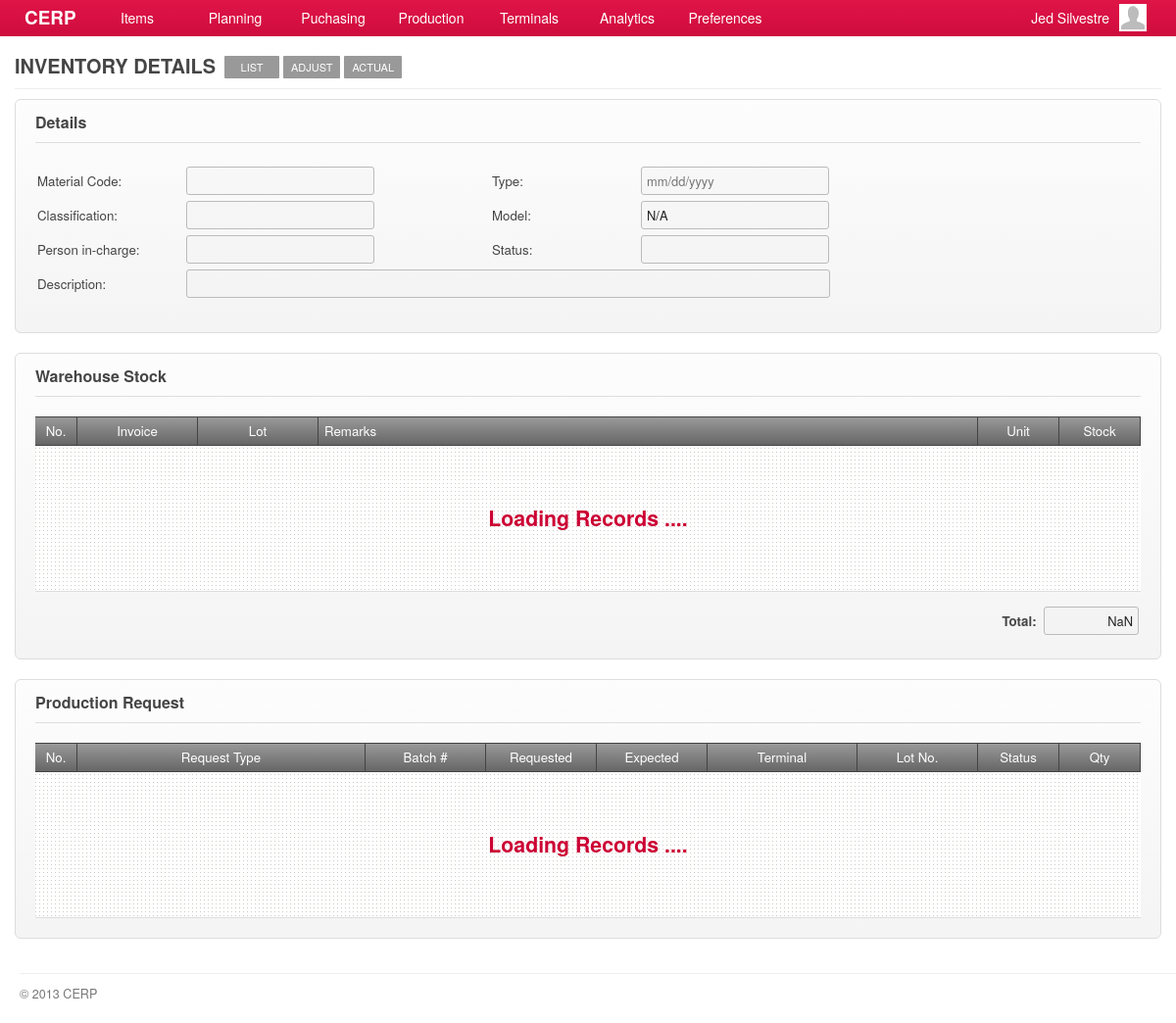
The page /account/minventory-show.php (signed in) on the database its author committed.
### tables this page shows
CREATE TABLE `capabilities` (
  `id` int(11) NOT NULL AUTO_INCREMENT,
  `title` varchar(45) DEFAULT NULL,
  `name` varchar(45) DEFAULT NULL,
  `capability` varchar(45) DEFAULT NULL,
  `url` varchar(45) DEFAULT NULL,
  `parent` int(11) DEFAULT NULL,
  PRIMARY KEY (`id`)
);

### include/general.class.php (called while the page is built, shortened)
<?php
require('database.class.php');
require('capabilities.class.php');
require('role.class.php');
$DB				= new MySQL;
  $DB->database	= "cerpdb";
  $DB->username	= "cerpuser";
  $DB->password	= "cerpuser";
  $DB->hostname	= "localhost";
$Capabilities	= new Capabilities($DB);
$Signed			= $_SESSION['user'];
$Role		= new Role($DB, $Signed['id']);
?>

### include/role.class.php (called while the page is built, shortened)
<?php
class Role
{
	private $DB;
	private $user_id;
	function Role($db, $uid) {
  	$this->DB = $db;
		$this->user_id = $uid;
  }
	function isCapableByName($cap_name) {
		foreach ($this->getUserRoles() as $user_role) {
			$result = $this->DB->Find('role_capabilities', array(
						  			'columns' 		=> 'role_capabilities.*',
						  			'joins' => 'INNER JOIN capabilities ON capabilities.id = role_capabilities.capability_id',
						  	    'conditions' 	=> 'capabilities.capability="'. $cap_name .'" AND role_id='. $user_role['role_id']));
			if(isset($result)) {
				return TRUE;
			}
		}
	}
	function getUserRoles() {
		$result = $this->DB->Get('user_roles', array(
						  			'columns' 		=> 'user_roles.role_id, roles.name',
						  			'joins' => 'INNER JOIN roles ON roles.id = user_roles.role_id',
						  	    'conditions' 	=> 'user_roles.user_id='. $this->user_id));
		if(isset($result)) {
			return $result;
		}
	}
}

### include/database.class.php (called while the page is built, shortened)
<?php
class MySQL {
  public $username	= "cerpuser";
  public $password	= "cerpuser";
  public $hostname	= "localhost";
  public function Connect() {
    $conn = mysql_connect($this->hostname, $this->username, $this->password) or die("<br/><span class='notice'><p class='error'><strong>ERROR!</strong> Unable to connect to MySQL! </p></span>");
    return $conn;
  }
  public function Query($sql) {
  	$conn = $this->Connect();
    $result = mysql_query($sql, $conn);
	return $result;
  }
	function Find($table, $args='') {
  	if (isset($args)) {
  	  $args['columns'] = (isset($args['columns']) ? $args['columns'] : '*');
  	  $args['joins'] = (isset($args['joins']) ? $args['joins'] : '');
	 	 	$args['conditions'] = ($args['conditions'] == '' ? '' : 'where '.$args['conditions']);
		}
		$sql = "SELECT ".$args['columns']." FROM ".$table." ".$args['joins']." ".$args['conditions'];
		$row = $this->IsEmpty($this->Query($sql));
		return mysql_fetch_array($row);
  }
  function Get($table, $args='') {
  	if (isset($args)) {
  	  $args['columns'] = (isset($args['columns']) ? $args['columns'] : '*');
  	  $args['joins'] = (isset($args['joins']) ? $args['joins'] : '');
		  $args['conditions'] = ($args['conditions'] == '' ? '' : 'WHERE '.$args['conditions']);
  	  $args['order'] = (isset($args['order']) ? ' ORDER BY '.$args['order'] : '');
  	  $args['limit'] = (isset($args['limit']) ? ' LIMIT '.$args['limit'] : '');
  	  $args['group'] = (isset($args['group']) ? ' GROUP BY '.$args['group'] : '');
		}
		$data = array();
		$sql = "SELECT ".$args['columns']." FROM ".$table." ".$args['joins']." ".$args['conditions']." ".$args['group']." ".$args['order']." ".$args['limit'];
		$result = $this->IsEmpty($this->Query($sql));
		if(!empty($result)) {
	      while ($row = mysql_fetch_array($result)) {
	        $data[] = $row;
	      }
		}
		return $data;
  }
  private function IsEmpty($result) {
    if(mysql_num_rows($result) > 0) return $result;
    return null;
  }
}

### include/capabilities.class.php (called while the page is built, shortened)
<?php
class Capabilities {
  private $DB;
	public $All;
	function Capabilities($db) {
		$this->DB = $db;
		$this->GetCapabilities();
	}
  function GetTitle() {
    global $capability_key;
	return $this->All[$capability_key]['title'];
  }
	function GetCapabilities() {
		$capabilities = $this->DB->Get('capabilities', array(
					  			'columns' 		=> 'id, capability, title, name, parent, url',
					  	    'conditions' 	=> 'parent IS NOT null ORDER BY parent'));
		$all = array();
		foreach ($capabilities as $cap) {
			$all[$cap['capability']] = array('title' => $cap['title'],'name' => $cap['name'], 'url' => $cap['url'], 'parent' => $cap['parent']);
		}
		$this->All = $all;
	}
}

### account/minventory-show.php (the view, shortened to what this page needs)
<?php
  $capability_key = 'show_material_inventory';
  require('header.php');
	$allowed = $Role->isCapableByName($capability_key);
	if(!$allowed) {
		require('inaccessible.php');
	}else{
?>
	<div id="page">
		<div id="page-title">
    	<h2>
      	<span class="title"><?php echo $Capabilities->GetTitle(); ?></span>
        <?php
				  echo '<a href="'.$Capabilities->All['material_inventory']['url'].'" class="nav">'.$Capabilities->All['material_inventory']['name'].'</a>';
				  echo '<a href="'.$Capabilities->All['edit_material_inventory']['url'].'?id='.$_GET['id'].'" class="nav">'.$Capabilities->All['edit_material_inventory']['name'].'</a>';
				  echo '<a href="'.$Capabilities->All['edit_actual_material_inventory']['url'].'?id='.$_GET['id'].'" class="nav">'.$Capabilities->All['edit_actual_material_inventory']['name'].'</a>';
				?>
      </h2>
		</div>
		<div id="content">
			<form>
				<div class="form-container">
					<h3 class="form-title">Details</h3>
	        <table>
	           <tr>
	              <td width="150">Material Code:</td><td width="310"><input type="text" value="<?php echo $materials['material_code'] ?>" class="text-field" disabled/>
	              </td>
	              <td width="150">Type:</td><td><input type="text" value="<?php echo $materials['material_type'] ?>" class="text-field text-date" disabled/></td>
	           </tr>
	           <tr>
	              <td>Classification:</td><td><input type="text" value="<?php echo $materials['classification'] ?>" class="text-field" disabled/></td>
	              <td>Model:</td><td><input type="text" value="<?php echo $model = ($materials['material_type'] == 'Direct Material') ? $materials['brand_model'] : 'N/A' ?>" class="text-field" disabled/></td>
	           </tr>
	           <tr>
	              <td>Person in-charge:</td><td><input type="text" value="<?php echo $materials['pic'] ?>" class="text-field" disabled/>
	              </td>
	              <td>Status:</td><td><input type="text" value="<?php echo $materials['status'] ?>" class="text-field" disabled/></td>
	           </tr>
	           <tr>
	              <td>Description:</td>
	              <td colspan="99">
	                <input type="text" value="<?php echo $materials['description'] ?>" class="text-field" style="width:645px" disabled/>
	              </td>
	           </tr>
	           <tr><td height="5" colspan="99"></td></tr>
	        </table>
				</div>
      	<br/>
				<div class="form-container">
					<h3 class="form-title">Warehouse Stock <span id="out-of-stock" class="magenta" style="display: none">(Out-of-stock)</span></h3>
		      <div id="grid-materials" class="grid jq-grid" style="min-height:100px;">
	           <table cellspacing="0" cellpadding="0">
	             <thead>
	               <tr>
	                 <td width="30" class="border-right text-center">No.</td>
	                 <td width="110" class="border-right text-center">Invoice</td>
	                 <td width="110" class="border-right text-center">Lot</td>
	                 <td class="border-right">Remarks</td>
	                 <td width="70" class="border-right text-center">Unit</td>
	                 <td width="70" class="border-right text-center">Stock</td>
	               </tr>
	             </thead>
	             <tbody id="materials"></tbody>
	           </table>
					</div>
					<div>
						<table width="100%">
							<tr><td height="5" colspan="99"></td></tr>
							<tr>
								<td align="right"><strong>Total:</strong>&nbsp;&nbsp;<input id="total_qty" type="text" class="text-right numbers" style="width:85px;" disabled/></td>
							</tr>
						</table>
					</div>
				</div>
	      <br/>
				<div class="form-container">
					<h3 class="form-title">Production Request</h3>
		      <div id="grid-requests" class="grid jq-grid" style="min-height: 100px">
		        <table cellspacing="0" cellpadding="0">
		          <thead>
		            <tr>
	                 <td width="30" class="border-right text-center">No.</td>
	                 <td class="border-right text-center">Request Type</td>
	                 <td width="110" class="border-right text-center">Batch #</td>
	                 <td width="100" class="border-right text-center">Requested</td>
	                 <td width="100" class="border-right text-center">Expected</td>
	                 <td width="140" class="border-right text-center">Terminal</td>
	                 <td width="110" class="border-right text-center">Lot No.</td>
	                 <td width="70" class="border-right text-center">Status</td>
	                 <td width="70" class="border-right text-center">Qty</td>
		            </tr>
		          </thead>
		          <tbody id="requests"></tbody>
		        </table>
					</div>
				</div>
      </form>
    	<br/>
		</div>
	</div>
<?php }
require('footer.php'); ?>

### stylesheets/main.css (style rules this page uses)
*, html, body { margin:0;padding:0; }
html { font-size: 100%; -webkit-text-size-adjust: 100%; -ms-text-size-adjust: 100%; }
body { margin: 0; font-family:"Helvetica Neue", Helvetica, Arial, sans-serif; font-size:14px; line-height:20px; color:#454545; background-color:#ffffff; }
h1, h2, h3, h4 { padding:0 0 5px; margin:0 0 10px; }
h2 { font-size:20px; }
h3 { font-size:16px; }
#page { background-color:#ffffff; font-size:95%; }
#content { padding:0 15px; min-height: 500px; }
#page-title { margin:0 15px 10px; padding:57px 0 0; border-bottom:solid 1px #eeeeee; }
#page-title h2 { margin:0; padding:0 0 10px; }
#page-title h2 .title { float:left; padding-right:5px; text-transform:uppercase; }
#page-title h2 .nav { float:left; display:block; margin:0 0 0 4px; padding:6px 8px; background-color:#999999; color:#ffffff; font-weight:normal; font-size:11px; line-height:11px; cursor:pointer; -webkit-border-radius:1px; -moz-border-radius:1px; border-radius:1px; text-transform:uppercase; min-width:40px; text-align: center; }
.border-right { border-right:solid 1px #dddddd; }
.text-center { text-align:center; }
.text-right { text-align:right; }

### stylesheets/form.css (style rules this page uses)
form { margin:0 0 10px; }
form table tr th, form table tr td { padding:2px 0; }
.form-container { padding:20px; border:solid 1px #dddddd; background-color:#f9f9f9; background-image:-moz-linear-gradient(top, #fdfdfd, #f4f4f4); background-image:-webkit-gradient(linear, 0 0, 0 100%, from(#fdfdfd), to(#f4f4f4)); background-image:-webkit-linear-gradient(top, #fdfdfd, #f4f4f4); background-image:-o-linear-gradient(top, #fdfdfd, #f4f4f4); background-image:linear-gradient(to bottom, #fdfdfd, #f4f4f4); -webkit-border-radius:6px; -moz-border-radius:6px; border-radius:6px; }
.form-title { margin:-7px 0 20px; padding:0 0 10px; border-bottom:solid 1px #dddddd; }
input, textarea, select { padding:4px 5px; border:solid 1px #bbbbbb; color:#222222; font-size:97%; font-family:"Helvetica Neue", Helvetica, Arial, sans-serif; -webkit-border-radius:3px; -moz-border-radius:3px; border-radius:3px; }
input.text-field { width:180px; }

### stylesheets/grid.css (style rules this page uses)
.grid { min-width:300px; overflow-x:scroll; background:#ffffff url('../images/bg-dotted.png') repeat left top; }
.grid table { margin:0; padding:0; width:100%; }
.grid table thead tr td { padding:4px 6px; border-top:solid 1px #444444; border-bottom:solid 1px #444444; background-color:#666666; background-image:-moz-linear-gradient(top, #999999, #666666); background-image:-webkit-gradient(linear, 0 0, 0 100%, from(#999999), to(#666666)); background-image:-webkit-linear-gradient(top, #999999, #666666); background-image:-o-linear-gradient(top, #999999, #666666); background-image:linear-gradient(to bottom, #999999, #666666); color:#ffffff; font-weight:normal; }
.grid table thead tr td.border-right { border-color:#444444; }

### rows shown on the page
capabilities: title "INVENTORY DETAILS"
capabilities: name "LIST"
capabilities: name "ADJUST"
capabilities: name "ACTUAL"

### other values the page prints
$Signed['first_name'] "Jed"
$Signed['last_name'] "Silvestre"
